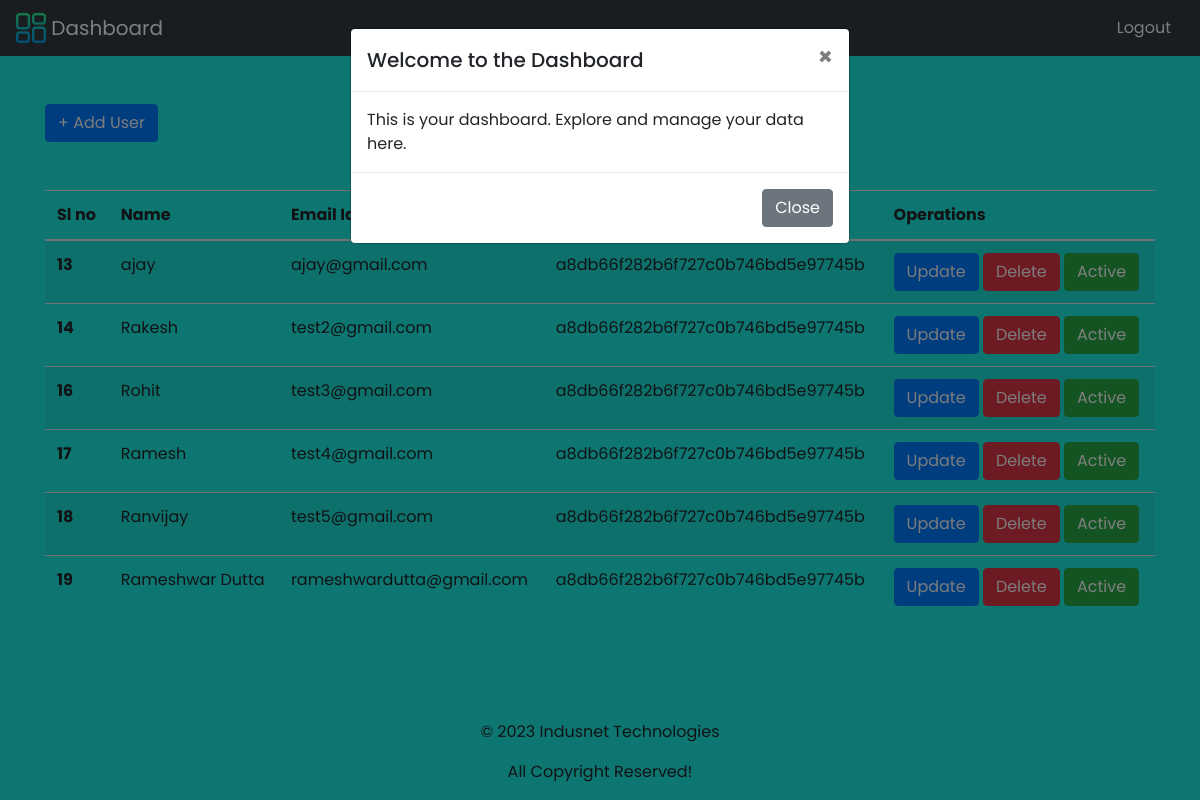
Screenshot of /display.php with the database file from the repository.
### tables this page shows
CREATE TABLE `details` (
  `id` int(11) NOT NULL,
  `username` varchar(200) NOT NULL,
  `email_id` varchar(100) NOT NULL,
  `password` char(32) NOT NULL,
  `created_at` datetime NOT NULL DEFAULT current_timestamp(),
  `is_deleted` enum('0','1') NOT NULL DEFAULT '0'
);

### display.php (the view, shortened to what this page needs)
<?php
include 'connect.php';
?>
<!DOCTYPE html>
<html lang="en">
<head>
  <link rel="stylesheet" href="https://cdn.jsdelivr.net/npm/bootstrap@4.0.0/dist/css/bootstrap.min.css">
  <link rel="stylesheet" href="css/display_style.css">
</head>
<body>
  <nav class="navbar navbar-dark bg-dark">
    <a class="navbar-brand" href="#">
      <img src="css/dashboard.png" width="30" height="30" class="d-inline-block align-top" alt="">
      Dashboard
    </a>
    <form action="logout.php" method="post" class="form-inline">
      <button type="submit" class="btn btn-link text-light">Logout</button>
    </form>
  </nav>
  <div class="container">
    <button class="btn btn-primary my-5"><a href="index.php" class="text-light">+ Add User</a></button>
    <table class="table table-striped">
      <thead>
        <tr>
          <th scope="col">Sl no</th>
          <th scope="col">Name</th>
          <th scope="col">Email Id</th>
          <th scope="col">Password</th>
          <th scope="col">Operations</th>
        </tr>
      </thead>
      <tbody>
        <?php
        $sql = "Select * from `details`";
        $result = mysqli_query($conn, $sql);
        if ($result) {
          while ($row = mysqli_fetch_assoc($result)) {
            $id = $row['id'];
            $name = $row['username'];
            $email = $row['email_id'];
            $password = $row['password'];
            $statusButton = (mysqli_num_rows($result) > 0) ? '<button class="btn btn-success">Active</button>' : '<button class="btn btn-danger">Inactive</button>';
            echo '<tr>
                        <th scope="row">' . $id . '</th>
                        <td>' . $name . '</td>
                        <td>' . $email . '</td>
                        <td>' . $password . '</td>
                        <td>
                        <button class="btn btn-primary"><a href="update.php?update_id=' . $id . '" class="text-light">Update</a></button>
                            <button class="btn btn-danger"><a href="delete.php?delete_id=' . $id . '" class="text-light">Delete</a></button>
                            ' . $statusButton . '
                  </td>
                </tr>';
          }
        }
        ?>
      </tbody>
    </table>
  </div>
  <div class="modal fade" id="welcomeModal" tabindex="-1" role="dialog" aria-labelledby="exampleModalLabel"
    aria-hidden="true">
    <div class="modal-dialog" role="document">
      <div class="modal-content">
        <div class="modal-header">
          <h5 class="modal-title" id="exampleModalLabel">Welcome to the Dashboard</h5>
          <button type="button" class="close" data-dismiss="modal" aria-label="Close">
            <span aria-hidden="true">&times;</span>
          </button>
        </div>
        <div class="modal-body">
          This is your dashboard. Explore and manage your data here.
        </div>
        <div class="modal-footer">
          <button type="button" class="btn btn-secondary" data-dismiss="modal">Close</button>
        </div>
      </div>
    </div>
  </div>
  <footer>
    <p>&copy; 2023 Indusnet Technologies</p>
    <p>All Copyright Reserved!</p>
  </footer>
</body>
</html>

### css/display_style.css (style rules this page uses)
* { margin: 0; padding: 0; box-sizing: border-box; font-family: 'Poppins', sans-serif; }

### display.php (style rules this page uses)
body { display: flex; flex-direction: column; min-height: 100vh; background-color: #1BECE2; }
.container { flex-grow: 1; }
footer { text-align: center; }

### rows the page displays
details: id "13", username "ajay", email "ajay@gmail.com", password "a8db66f282b6f727c0b746bd5e97745b"
details: id "14", username "Rakesh", email "test2@gmail.com", password "a8db66f282b6f727c0b746bd5e97745b"
details: id "16", username "Rohit", email "test3@gmail.com", password "a8db66f282b6f727c0b746bd5e97745b"
details: id "17", username "Ramesh", email "test4@gmail.com", password "a8db66f282b6f727c0b746bd5e97745b"
details: id "18", username "Ranvijay", email "test5@gmail.com", password "a8db66f282b6f727c0b746bd5e97745b"
details: id "19", username "Rameshwar Dutta", email "rameshwardutta@gmail.com", password "a8db66f282b6f727c0b746bd5e97745b"
